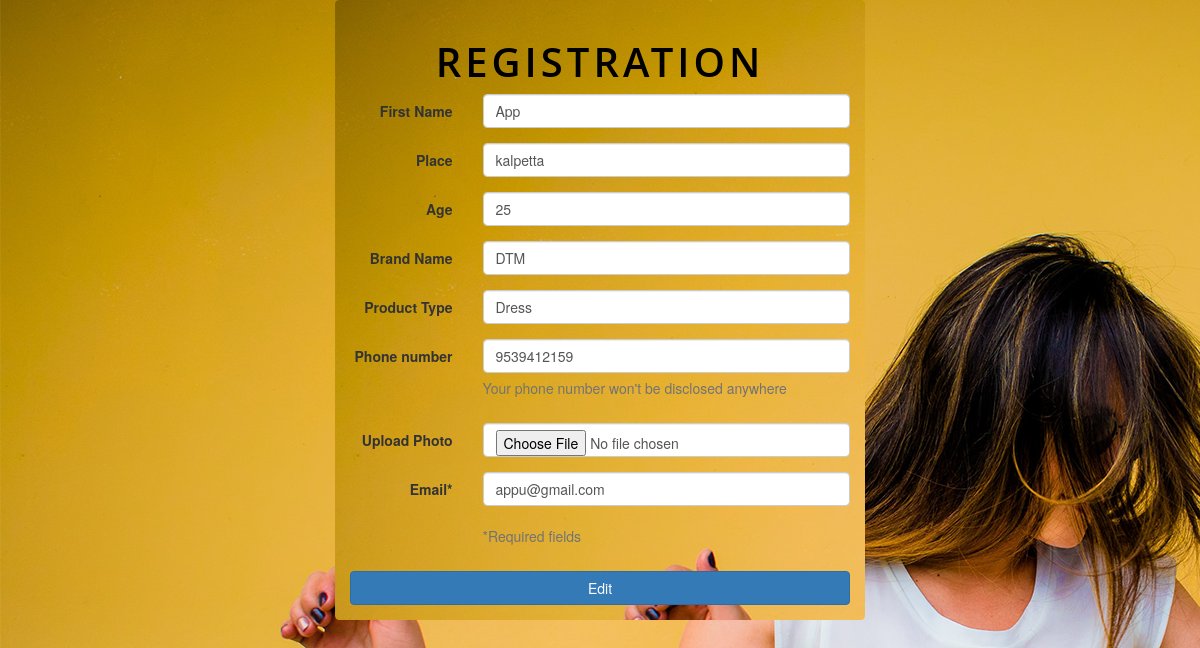
The page /ecommerce_app/editsel/6 on the database its author committed.
### ecommerce_app/models.py (models this page shows, shortened)
class model_seller(models.Model):
    fullname=models.CharField(max_length=120)
    place=models.CharField(max_length=100)
    age=models.IntegerField()
    brand=models.CharField(max_length=100)
    product=models.CharField(max_length=100)
    phonenumber=models.IntegerField()
    photo=models.FileField(upload_to='ecommerce_app/static')
    email=models.EmailField()
    password=models.CharField(max_length=100)

### ecommerce_app/views.py (the view, shortened to what this page needs)
# urls.py: path('editsel/<int:id>',seller_edit),
def seller_edit(request,id):
     a=model_seller.objects.get(id=id)
     images=str(a.photo).split('/')[-1]
     return render(request,'edit_profile.html',{'data':a})

### ecommerce_app/templates/edit_profile.html (shortened to what this page needs)
<!DOCTYPE html>
{% load static%}
<html>
    <head>
        <link rel="stylesheet" href="">
    </head>
    <body>
<link href="//maxcdn.bootstrapcdn.com/bootstrap/4.0.0/css/bootstrap.min.css" rel="stylesheet" id="bootstrap-css">
<link href="//netdna.bootstrapcdn.com/bootstrap/3.2.0/css/bootstrap.min.css" rel="stylesheet" id="bootstrap-css">
<div class="container">
            <form class="form-horizontal" method="post" role="form" enctype="multipart/form-data">{% csrf_token %}
                <h2>Registration</h2>
                <div class="form-group">
                    <label for="fullname" class="col-sm-3 control-label">First Name</label>
                    <div class="col-sm-9">
                        <input type="text" name="fullname" placeholder="Full Name" class="form-control" autofocus value="{{data.fullname}}">
                    </div>
                </div>
                <div class="form-group">
                    <label for="place" class="col-sm-3 control-label">Place</label>
                    <div class="col-sm-9">
                        <input type="text" name="place" placeholder="Place" class="form-control" autofocus value="{{data.place}}">
                    </div>
                </div>
                <div class="form-group">
                    <label for="age" class="col-sm-3 control-label">Age</label>
                    <div class="col-sm-9">
                        <input type="number" name="age" placeholder="Age" class="form-control" autofocus value="{{data.age}}">
                    </div>
                </div>
                <div class="form-group">
                    <label for="brand" class="col-sm-3 control-label">Brand Name</label>
                    <div class="col-sm-9">
                        <input type="text" name="brand" placeholder="Brand Name" class="form-control" autofocus value="{{data.brand}}">
                    </div>
                </div>
                <div class="form-group">
                    <label for="product" class="col-sm-3 control-label">Product Type</label>
                    <div class="col-sm-9">
                        <input type="text" name="product" placeholder="Product Type" class="form-control" autofocus value="{{data.product}}">
                    </div>
                </div>
                <div class="form-group">
                    <label for="phonenumber" class="col-sm-3 control-label">Phone number </label>
                    <div class="col-sm-9">
                        <input type="number" name="phonenumber" placeholder="Phone number" class="form-control" value="{{data.phonenumber}}">
                        <span class="help-block">Your phone number won't be disclosed anywhere </span>
                    </div>
                </div>
                <div class="form-group">
                    <label for="photo" class="col-sm-3 control-label">Upload Photo</label>
                    <div class="col-sm-9">
                        <input type="file" name="photo" placeholder="Photo" class="form-control" autofocus value="{{data.photo}}">
                    </div>
                </div>
                <div class="form-group">
                    <label for="email" class="col-sm-3 control-label">Email* </label>
                    <div class="col-sm-9">
                        <input type="email" name="email" placeholder="Email" class="form-control" name= "email" value="{{data.email}}">
                    </div>
                </div>
                <div class="form-group">
                    <div class="col-sm-9 col-sm-offset-3">
                        <span class="help-block">*Required fields</span>
                    </div>
                </div>
                <button type="submit" class="btn btn-primary btn-block">Edit</button>
            </form>
        </div>
    </body>
</html>

### rows shown on the page
model_seller: fullname "App", place "kalpetta", age "25", brand "DTM", product "Dress", phonenumber "9539412159", email "appu@gmail.com"
